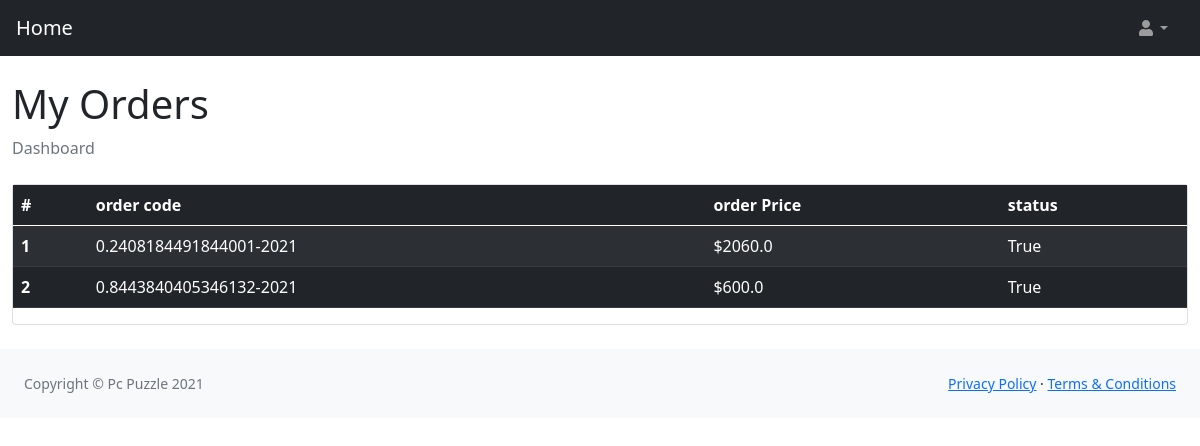
/profile/ (signed in), run on the app's committed database.
### Tech_Parts/models.py (models this page shows, shortened)
class Order(models.Model):
    customer=models.ForeignKey(Customer,blank=True,null=True,on_delete=models.CASCADE)
    products=models.ManyToManyField(Product,blank=True)
    code=models.CharField(blank=True,null=True,max_length=100)
    ordered=models.BooleanField(default=False)
    delivered=models.BooleanField(default=False)
    device=models.CharField(max_length=120,blank=True,null=True)
    def total_price(self):
        price=0
        for i in self.products.all():
            price += i.price
        return price
    def discount(self):
        percentage=(10/100)*self.total_price()
        return percentage

class Product(models.Model):
    name=models.CharField(max_length=100)
    image=models.CharField(max_length=3000)
    price=models.PositiveIntegerField(default=0)
    category=models.ForeignKey(Category,default=1,null=True,on_delete=models.SET_NULL)
    processor=models.ManyToManyField(Processor)
    type=models.ForeignKey(Type,default=6,null=True,on_delete=models.SET_NULL)
    details=HTMLField()
    code=models.CharField(max_length=100,blank=True)
    slug=models.SlugField(blank=True,max_length=100,unique=True)

### Tech_Parts/views.py (the view)
# urls.py: path("profile/",views.profile,name="profile"),
@login_required
def profile(request):
    order=Order.objects.filter(customer_id=request.user.id,ordered=True,delivered=True)
    context={"order":order}
    return render(request,"dashboard/profile.html",context)

### templates/dashboard/profile.html (shortened to what this page needs)
{% load static %}
<!DOCTYPE html>
<html lang="en">
    <head>
        <link href="https://cdn.jsdelivr.net/npm/simple-datatables@latest/dist/style.css" rel="stylesheet" />
        <link href="{% static 'dashboard/css/styles.css'  %}" rel="stylesheet" />
    </head>
    <body class="sb-nav-fixed">
        <nav class="sb-topnav navbar navbar-expand navbar-dark bg-dark">
            <a class="navbar-brand ps-3" href="{% url 'home:home' %}">Home</a>
            <ul class="navbar-nav ms-auto ms-md-0 me-3 me-lg-4">
                <li class="nav-item dropdown">
                    <a class="nav-link dropdown-toggle" id="navbarDropdown" href="#" role="button" data-bs-toggle="dropdown" aria-expanded="false"><i class="fas fa-user fa-fw"></i></a>
                </li>
            </ul>
        </nav>
        <div id="">
            <div class="prof" id="layoutSidenav_content">
                <main>
                    <div class="container-fluid">
                        <h1 class="mt-4">My Orders</h1>
                        <ol class="breadcrumb mb-4">
                            <li class="breadcrumb-item active">Dashboard</li>
                        </ol>
                        <div class="card mb-4">
                            <table class="table table-striped table-dark">
                                <thead>
                                  <tr>
                                    <th scope="col">#</th>
                                    <th scope="col">order code</th>
                                     <th scope="col">order Price</th>
                                    <th scope="col">status</th>
                                  </tr>
                                </thead>
                                <tbody>
                                    {% for i in order %}
                                  <tr>
                                    <th scope="row">{{forloop.counter}}</th>
                                    <td>{{i.code}}</td>
                                    <td>${{i.discount}}</td>
                                    <td>{{i.delivered}}</td>
                                  </tr>
  <div class="modal fade" id="exampleModal-{{i.id}}" tabindex="-1" aria-labelledby="exampleModalLabel" aria-hidden="true">
                                  {% endfor %}
                                </tbody>
                              </table>
                        </div>
                    </div>
                </main>
                <footer class="py-4 bg-light mt-auto">
                    <div class="container-fluid px-4">
                        <div class="d-flex align-items-center justify-content-between small">
                            <div class="text-muted">Copyright &copy; Pc Puzzle 2021</div>
                            <div>
                                <a href="#">Privacy Policy</a>
                                &middot;
                                <a href="#">Terms &amp; Conditions</a>
                            </div>
                        </div>
                    </div>
                </footer>
            </div>
        </div>
    </body>
</html>

### templates/dashboard/profile.html (style rules this page uses)
.prof { margin-top:5rem ; }

### data on the page
Order: code "0.2408184491844001-2021", discount "2060.0", delivered "True"
Order: code "0.8443840405346132-2021", discount "600.0", delivered "True"
